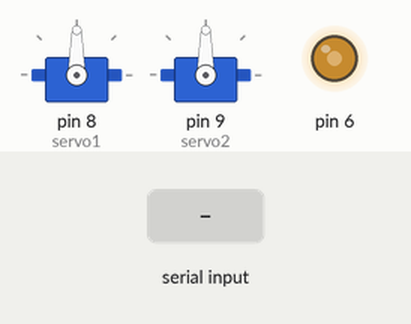
Recording of a sketch running on a simulated Arduino Uno, built with avr-gcc and run on an emulated ATmega328P. Shown: 2 × servo, output pins drawn as LEDs (lit = HIGH). The test bench sets the inputs (shaded band).

Above: at 1.2 s.
1.3 s: "90,45\n" received over Serial
At 2.5 s:
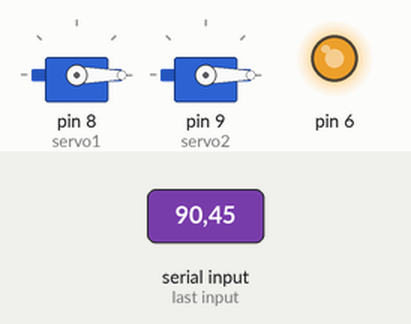
2.8 s: "30,150\n" received over Serial
At 3.6 s:
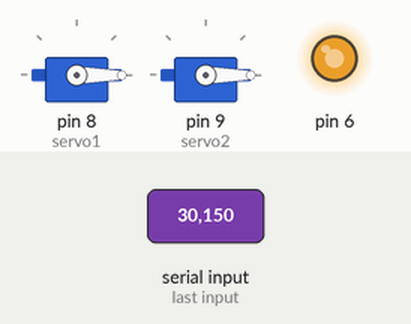
Timing chart, 0 to 5.8 s (numbered marks = the images above; inputs shaded):
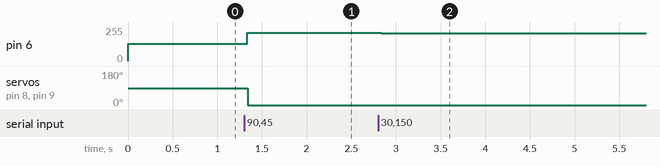

The sketch:

QT_Serial_Read.ino
```cpp
#include <SoftwareSerial.h>
#include <Servo.h>
String str;//="1200,1201,1202,1203,1204,1205,1206,1207,1208,1209,1210,1211,@ ";
Servo servo1;
Servo servo2;
void setup() {
  Serial.begin(9600);
  Serial.setTimeout(30);
  servo1.attach(8);
  servo2.attach(9);
  pinMode(6, OUTPUT);
  analogWrite(6, 128);
}
String getValue(String data, char separator, int index)
{
  int found = 0;
  int strIndex[] = {0, -1};
  int maxIndex = data.length()-1;

  for(int i=0; i<=maxIndex && found<=index; i++){
    if(data.charAt(i)==separator || i==maxIndex){
        found++;
        strIndex[0] = strIndex[1]+1;
        strIndex[1] = (i == maxIndex) ? i+1 : i;
    }
  }

  return found>index ? data.substring(strIndex[0], strIndex[1]) : "";
}

void loop() {
while (Serial.available()){
    str=Serial.readString();
    String buff;
    int command[13];
    for(int i=0; i<13; i++){
    buff = getValue(str, ',', i);
    command[i] =  buff.toInt();
    //Serial.println(command[i]);
    int a=map(command[0],540,2400,0,180);
    int b=map(command[1],540,2400,0,180);
    analogWrite(6, a);
    servo1.write(a);
    servo2.write(b);
    }
   str="";
   buff ="";
}
}
```

Measured:
- after the input at 1.3 s, pin 6: 128/255 → 213/255 at once; servo on pin 8 (servo1), servo on pin 9 (servo2): 90° → 0° at once
- after the input at 2.8 s, pin 6: 213/255 → 207/255 at once
